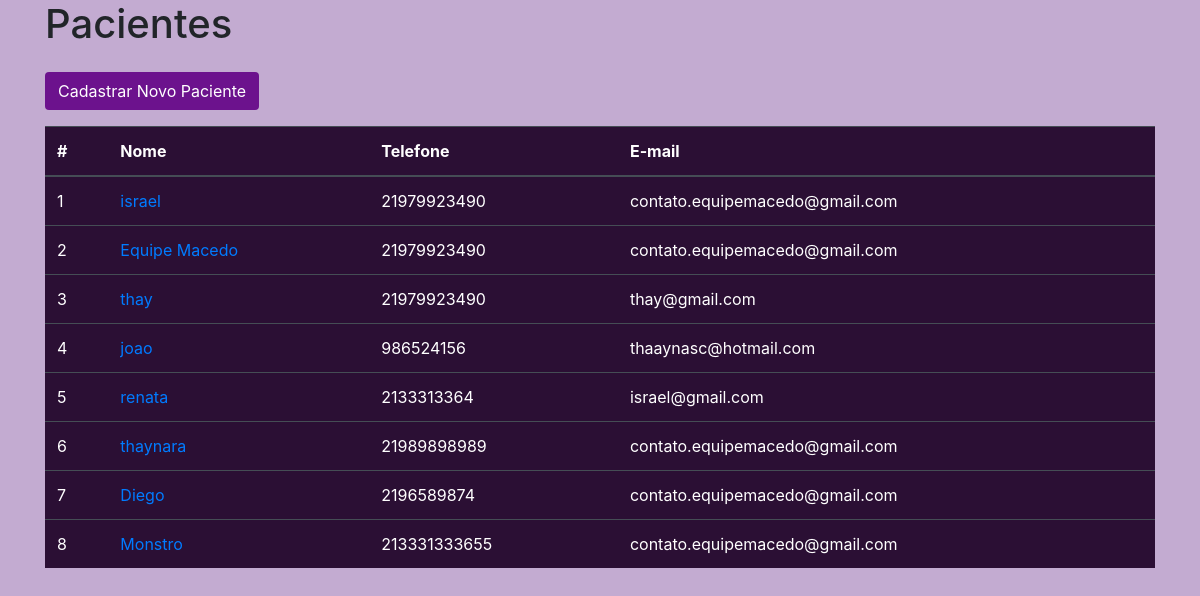
Page /painel/ on the committed database.
### plano/models.py (models this page shows, shortened)
class Base(models.Model):
    criado = models.DateField('Criação', auto_now_add=True)
    modificado = models.DateField('Atualização', auto_now=True)
    ativo = models.BooleanField('Ativo?', default=True )
    class Meta:
        abstract = True

class Paciente(Base):
    nome = models.CharField('nome', max_length=100)
    telefone = models.CharField('Telefone', max_length=20)
    email = models.EmailField('E-mail')
    nascimento = models.DateField('Data de Nascimento')
    genero = models.CharField('Genero', max_length=100)

### plano/views.py (the view)
# urls.py: path('painel/', painel, name = 'painel'),
def painel(request):
    pacientes = Paciente.objects.all()
    context={
        'pacientes': pacientes
    }
    return render(request, 'painel.html',context)

### plano/templates/painel.html (shortened to what this page needs)
{% load static %}
<!DOCTYPE html>
<html lang="pt-br">
<head>
    <link rel="stylesheet" href="https://maxcdn.bootstrapcdn.com/bootstrap/4.5.2/css/bootstrap.min.css">
    <link rel="stylesheet" href="{% static 'css/style.css' %}">
</head>
<body>
    <div class="container">
        <h1>Pacientes</h1>
        <a class="btn my-3"  href="/cadastro/">Cadastrar Novo Paciente</a>
        <table class="table table-dark">
            <thead>
                <tr>
                    <th scope="col">#</th>
                    <th scope="col">Nome</th>
                    <th scope="col">Telefone</th>
                    <th scope="col">E-mail</th>
                </tr>
            </thead>
            <tbody>
                {% for p in pacientes %}
                    <tr>
                        <td scope="row">{{ p.id }}</td>
                        <td scope="row"><a href="{% url 'paciente' p.id %}">{{ p.nome }}</a></td>
                        <td scope="row">{{ p.telefone }}</td>
                        <td scope="row">{{ p.email }}</td>
                    </tr>
                {% endfor %}
            </tbody>
        </table>
    </div>
</body>
</html>

### plano/static/css/style.css (style rules this page uses)
body { background-color: #c3abd1 ; }
.btn { margin-top: 10px; background-color: #6c128d; color: white; }
.table { background-color: #2b0f34; }

### rows in the picture
Paciente: id "1", nome "israel", telefone "21979923490", email "contato.equipemacedo@gmail.com"
Paciente: id "2", nome "Equipe Macedo", telefone "21979923490", email "contato.equipemacedo@gmail.com"
Paciente: id "3", nome "thay", telefone "21979923490", email "thay@gmail.com"
Paciente: id "4", nome "joao", telefone "986524156", email "thaaynasc@hotmail.com"
Paciente: id "5", nome "renata", telefone "2133313364", email "israel@gmail.com"
Paciente: id "6", nome "thaynara", telefone "21989898989", email "contato.equipemacedo@gmail.com"
Paciente: id "7", nome "Diego", telefone "2196589874", email "contato.equipemacedo@gmail.com"
Paciente: id "8", nome "Monstro", telefone "213331333655", email "contato.equipemacedo@gmail.com"
